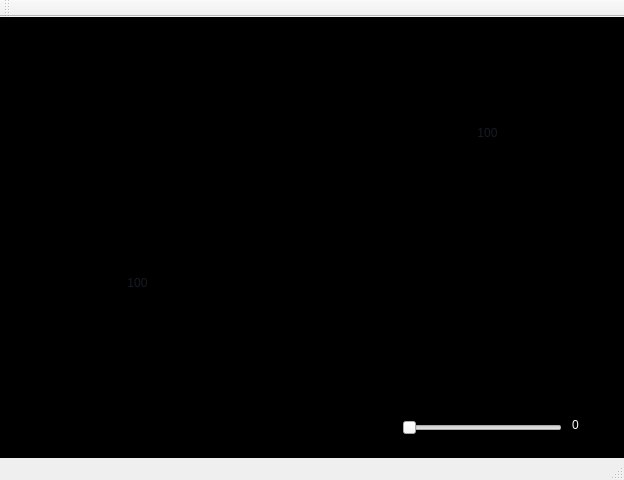
<?xml version="1.0" encoding="UTF-8"?>
<ui version="4.0">
 <class>MainWindow</class>
 <widget class="QMainWindow" name="MainWindow">
  <property name="geometry">
   <rect>
    <x>0</x>
    <y>0</y>
    <width>624</width>
    <height>480</height>
   </rect>
  </property>
  <property name="windowTitle">
   <string>MainWindow</string>
  </property>
  <widget class="QWidget" name="centralWidget">
   <property name="styleSheet">
    <string notr="true">background-repeat: no-repat;
background-color:rgb(0, 0, 0)</string>
   </property>
   <layout class="QGridLayout" name="gridLayout">
    <item row="1" column="0">
     <widget class="QStackedWidget" name="stackedWidget">
      <property name="enabled">
       <bool>true</bool>
      </property>
      <property name="sizePolicy">
       <sizepolicy hsizetype="Preferred" vsizetype="Preferred">
        <horstretch>0</horstretch>
        <verstretch>0</verstretch>
       </sizepolicy>
      </property>
      <property name="minimumSize">
       <size>
        <width>600</width>
        <height>400</height>
       </size>
      </property>
      <property name="maximumSize">
       <size>
        <width>600</width>
        <height>400</height>
       </size>
      </property>
      <property name="styleSheet">
       <string notr="true"/>
      </property>
      <property name="currentIndex">
       <number>1</number>
      </property>
      <widget class="QWidget" name="page">
       <property name="styleSheet">
        <string notr="true">background: url(:/Resources/fondo.png);
background-repeat: no-repat;
background-color:rgb(0, 0, 0)</string>
       </property>
       <widget class="QWidget" name="Menu" native="true">
        <property name="geometry">
         <rect>
          <x>0</x>
          <y>0</y>
          <width>600</width>
          <height>400</height>
         </rect>
        </property>
        <property name="sizePolicy">
         <sizepolicy hsizetype="Preferred" vsizetype="Preferred">
          <horstretch>0</horstretch>
          <verstretch>0</verstretch>
         </sizepolicy>
        </property>
        <property name="minimumSize">
         <size>
          <width>600</width>
          <height>400</height>
         </size>
        </property>
        <property name="maximumSize">
         <size>
          <width>600</width>
          <height>400</height>
         </size>
        </property>
        <property name="font">
         <font>
          <pointsize>25</pointsize>
         </font>
        </property>
        <property name="styleSheet">
         <string notr="true"/>
        </property>
        <widget class="QLabel" name="lbl_titulo">
         <property name="geometry">
          <rect>
           <x>440</x>
           <y>50</y>
           <width>131</width>
           <height>51</height>
          </rect>
         </property>
         <property name="font">
          <font>
           <pointsize>32</pointsize>
          </font>
         </property>
         <property name="styleSheet">
          <string notr="true">color: rgb(255, 255, 255);
background: &quot;&quot;;</string>
         </property>
         <property name="text">
          <string>Galcon</string>
         </property>
         <property name="scaledContents">
          <bool>true</bool>
         </property>
        </widget>
        <widget class="QPushButton" name="btn_jugar">
         <property name="geometry">
          <rect>
           <x>160</x>
           <y>80</y>
           <width>131</width>
           <height>32</height>
          </rect>
         </property>
         <property name="styleSheet">
          <string notr="true">color : rgb(36, 81, 143);
border-radius: 9px; 
border-width: 1px; 
border-style: inset; 
border-color: rgb(36, 81, 143);
background: qlineargradient(spread:pad, x1:0.32, y1:0, x2:0.335, y2:1, stop:0 rgba(101, 101, 101, 255), stop:1 rgba(255, 255, 255, 255));</string>
         </property>
         <property name="text">
          <string>Partida Rápida</string>
         </property>
        </widget>
        <widget class="QPushButton" name="btn_jugarOnline">
         <property name="geometry">
          <rect>
           <x>30</x>
           <y>240</y>
           <width>131</width>
           <height>32</height>
          </rect>
         </property>
         <property name="styleSheet">
          <string notr="true">color : rgb(36, 81, 143);
border-radius: 9px; 
border-width: 1px; 
border-style: inset; 
border-color:  rgb(36, 81, 143);
background: qlineargradient(spread:pad, x1:0.32, y1:0, x2:0.335, y2:1, stop:0 rgba(101, 101, 101, 255), stop:1 rgba(255, 255, 255, 255));</string>
         </property>
         <property name="text">
          <string>Partida Online</string>
         </property>
        </widget>
        <widget class="QPushButton" name="btn_salir">
         <property name="geometry">
          <rect>
           <x>330</x>
           <y>290</y>
           <width>131</width>
           <height>32</height>
          </rect>
         </property>
         <property name="styleSheet">
          <string notr="true">color : rgb(36, 81, 143);
border-radius: 9px; 
border-width: 1px; 
border-style: inset; 
border-color: rgb(36, 81, 143);
background: qlineargradient(spread:pad, x1:0.32, y1:0, x2:0.335, y2:1, stop:0 rgba(101, 101, 101, 255), stop:1 rgba(255, 255, 255, 255));</string>
         </property>
         <property name="text">
          <string>Salir</string>
         </property>
        </widget>
       </widget>
      </widget>
      <widget class="QWidget" name="page_2">
       <property name="styleSheet">
        <string notr="true">background: url(:/Resources/fondo2.png);
background-repeat: no-repat;
background-color:rgb(0, 0, 0)</string>
       </property>
       <widget class="QPushButton" name="plan1Prueba">
        <property name="geometry">
         <rect>
          <x>50</x>
          <y>170</y>
          <width>151</width>
          <height>151</height>
         </rect>
        </property>
        <property name="focusPolicy">
         <enum>Qt::ClickFocus</enum>
        </property>
        <property name="autoFillBackground">
         <bool>false</bool>
        </property>
        <property name="styleSheet">
         <string notr="true">background: none;
border: none;
color: rgb(20, 27, 33);
</string>
        </property>
        <property name="text">
         <string>100</string>
        </property>
        <property name="icon">
         <iconset resource="resources.qrc">
          <normaloff>:/Resources/miplaneta.png</normaloff>:/Resources/miplaneta.png</iconset>
        </property>
        <property name="iconSize">
         <size>
          <width>120</width>
          <height>120</height>
         </size>
        </property>
        <property name="default">
         <bool>false</bool>
        </property>
        <property name="flat">
         <bool>false</bool>
        </property>
       </widget>
       <widget class="QPushButton" name="plan2Prueba">
        <property name="geometry">
         <rect>
          <x>400</x>
          <y>20</y>
          <width>151</width>
          <height>151</height>
         </rect>
        </property>
        <property name="styleSheet">
         <string notr="true">background: none;
border: none;
color: rgb(20, 27, 33);
background-image:url(:/Resources/suplaneta.png);
</string>
        </property>
        <property name="text">
         <string>100</string>
        </property>
       </widget>
       <widget class="QSlider" name="horizontalSlider">
        <property name="geometry">
         <rect>
          <x>390</x>
          <y>380</y>
          <width>160</width>
          <height>22</height>
         </rect>
        </property>
        <property name="styleSheet">
         <string notr="true">background: none;</string>
        </property>
        <property name="orientation">
         <enum>Qt::Horizontal</enum>
        </property>
       </widget>
       <widget class="QLabel" name="porcentaje">
        <property name="geometry">
         <rect>
          <x>560</x>
          <y>380</y>
          <width>31</width>
          <height>16</height>
         </rect>
        </property>
        <property name="styleSheet">
         <string notr="true">background: none;
border: none;
color: rgb(255, 255, 255);</string>
        </property>
        <property name="text">
         <string>0</string>
        </property>
       </widget>
       <widget class="QLabel" name="minave">
        <property name="geometry">
         <rect>
          <x>130</x>
          <y>200</y>
          <width>51</width>
          <height>61</height>
         </rect>
        </property>
        <property name="styleSheet">
         <string notr="true">background:none;
background-image:url(:/Resources/minave.png);
</string>
        </property>
        <property name="text">
         <string/>
        </property>
       </widget>
      </widget>
     </widget>
    </item>
   </layout>
  </widget>
  <widget class="QMenuBar" name="menuBar">
   <property name="geometry">
    <rect>
     <x>0</x>
     <y>0</y>
     <width>624</width>
     <height>22</height>
    </rect>
   </property>
  </widget>
  <widget class="QToolBar" name="mainToolBar">
   <attribute name="toolBarArea">
    <enum>TopToolBarArea</enum>
   </attribute>
   <attribute name="toolBarBreak">
    <bool>false</bool>
   </attribute>
  </widget>
  <widget class="QStatusBar" name="statusBar"/>
 </widget>
 <layoutdefault spacing="6" margin="11"/>
 <resources>
  <include location="resources.qrc"/>
 </resources>
 <connections/>
</ui>
